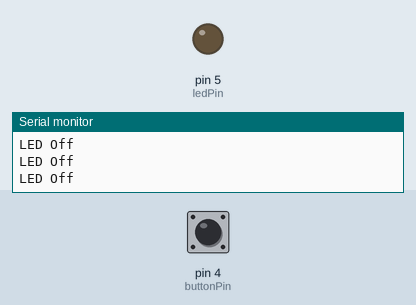
Bench run of a sketch on a simulated Arduino Uno, built with avr-gcc and run on an emulated ATmega328P. Parts: output pins drawn as LEDs (lit = HIGH), the last lines printed to the serial monitor. Dashed ring = blinking. The test bench sets the inputs (shaded band); at power-on: pin 4 (buttonPin) LOW.

Above: at 1.2 s.
1.3 s: pin 4 (buttonPin) pulled HIGH for 0.15 s
At 1.39 s:
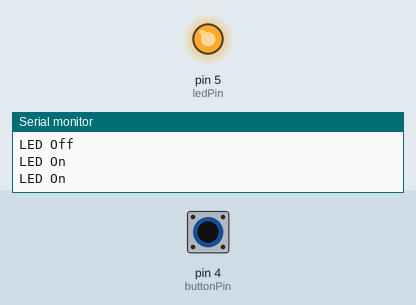
2.9 s: pin 4 (buttonPin) pulled HIGH for 1 s
At 5.1 s:
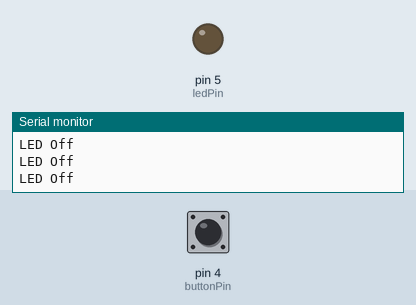
6.9 s: pin 4 (buttonPin) pulsed HIGH 2 times (0.12 s each, 0.3 s apart)
At 6.97 s:
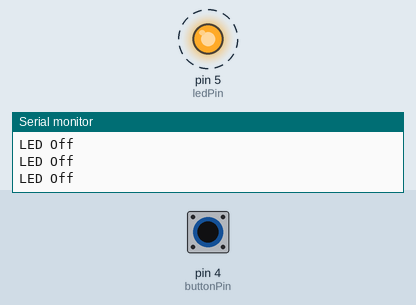
10.5 s: pin 4 (buttonPin) driven HIGH
At 11.2 s:
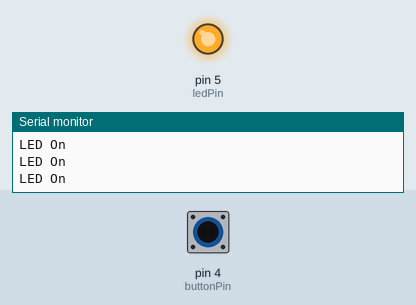
13.5 s: pin 4 (buttonPin) driven LOW
At 14.9 s:
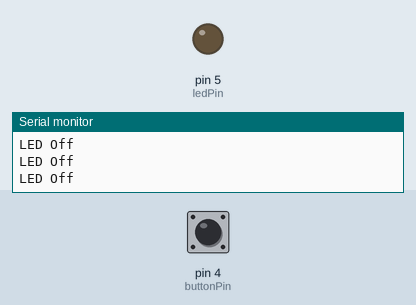
Timing chart, 0 to 16.5 s (numbered marks = the images above; inputs shaded):
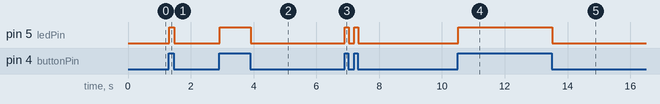

The sketch:

lab_code_1_day_1.ino
```cpp
// set pin numbers
const int buttonPin = 4;     // the number of the pushbutton pin
const int ledPin =  5;       // the number of the LED pin

// variable for storing the pushbutton status
int buttonState = 0;

void setup() {
  Serial.begin(9600);
  // initialize the pushbutton pin as an input
  pinMode(buttonPin, INPUT);
  // initialize the LED pin as an output
  pinMode(ledPin, OUTPUT);
}

void loop() {
  // read the state of the pushbutton value
  buttonState = digitalRead(buttonPin);
  // check if the pushbutton is pressed.
  // if it is, the buttonState is HIGH
  if (buttonState == HIGH) {
    // turn LED on
    Serial.println("LED On");
    digitalWrite(ledPin, HIGH);
  } else {
    // turn LED off
    Serial.println("LED Off");
    digitalWrite(ledPin, LOW);
  }
}
```

Measured:
- after the input at 1.3 s, pin 5 (ledPin): LOW → HIGH at once, → LOW 0.15 s later
- after the input at 2.9 s, pin 5 (ledPin): LOW → HIGH at once, → LOW 1.0 s later
- after the input at 6.9 s, pin 5 (ledPin): alternates HIGH for 0.12 s and LOW for 0.18 s, 4 changes in all, then stays LOW, starting at once
- after the input at 10.5 s, pin 5 (ledPin): LOW → HIGH at once
- after the input at 13.5 s, pin 5 (ledPin): HIGH → LOW at once
